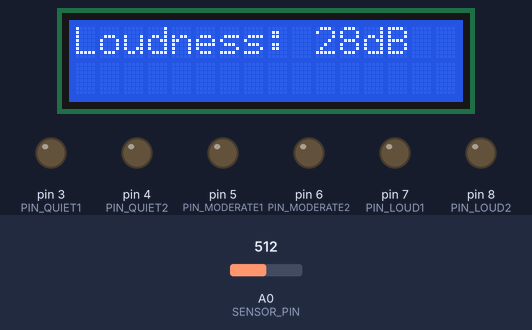
The sketch below on a simulated Arduino Uno, built with avr-gcc and run on an emulated ATmega328P. Parts: 16×2 character LCD, output pins drawn as LEDs (lit = HIGH). The test bench sets the inputs (shaded band); at power-on: A0 (SENSOR_PIN) = 512.

Above: at 0.77 s.

The sketch:

microphone.ino
```cpp
#include <Wire.h>
#include <LiquidCrystal_I2C.h>
LiquidCrystal_I2C lcd = LiquidCrystal_I2C(0x27, 16, 2);

const int sampleWindow = 50;
unsigned int sample;

#define SENSOR_PIN A0
#define PIN_QUIET1 3
#define PIN_QUIET2 4
#define PIN_MODERATE1 5
#define PIN_MODERATE2 6
#define PIN_LOUD1 7
#define PIN_LOUD2 8

void setup ()
{
  pinMode (SENSOR_PIN, INPUT);
  pinMode(PIN_QUIET1, OUTPUT);
  pinMode(PIN_QUIET2, OUTPUT);
  pinMode(PIN_MODERATE1, OUTPUT);
  pinMode(PIN_MODERATE2, OUTPUT);
  pinMode(PIN_LOUD1, OUTPUT);
  pinMode(PIN_LOUD2, OUTPUT);

  digitalWrite(PIN_QUIET1, LOW);
  digitalWrite(PIN_QUIET2, LOW);
  digitalWrite(PIN_MODERATE1, LOW);
  digitalWrite(PIN_MODERATE2, LOW);
  digitalWrite(PIN_LOUD1, LOW);
  digitalWrite(PIN_LOUD2, LOW);


  lcd.backlight();
  delay(20);
  lcd.init();
}


void loop ()
{
   unsigned long startMillis= millis();
   float peakToPeak = 0;

   unsigned int signalMax = 0;
   unsigned int signalMin = 1024;


   while (millis() - startMillis < sampleWindow)
   {
      sample = analogRead(SENSOR_PIN);
      if (sample < 1024)
      {
         if (sample > signalMax)
         {
            signalMax = sample;
         }
         else if (sample < signalMin)
         {
            signalMin = sample;
         }
      }
   }

   peakToPeak = signalMax - signalMin;
   int db = map(peakToPeak,0,500,28,85);
  lcd.setCursor(0, 0);
  lcd.print("Loudness: ");
  lcd.print(db);
  lcd.print("dB");
  if(db <= 30){
    digitalWrite(PIN_QUIET1, LOW);
    digitalWrite(PIN_QUIET2, LOW);
    digitalWrite(PIN_MODERATE1, LOW);
    digitalWrite(PIN_MODERATE2, LOW);
    digitalWrite(PIN_LOUD1, LOW);
    digitalWrite(PIN_LOUD2, LOW);
  }

  else if (db > 30 && db < 35)
  {
    digitalWrite(PIN_QUIET1, HIGH);
    digitalWrite(PIN_QUIET2, LOW);
    digitalWrite(PIN_MODERATE1, LOW);
    digitalWrite(PIN_MODERATE2, LOW);
    digitalWrite(PIN_LOUD1, LOW);
    digitalWrite(PIN_LOUD2, LOW);
  }

  else if (db >= 35 && db < 40)
  {
    digitalWrite(PIN_QUIET1, HIGH);
    digitalWrite(PIN_QUIET2, HIGH);
    digitalWrite(PIN_MODERATE1, LOW);
    digitalWrite(PIN_MODERATE2, LOW);
    digitalWrite(PIN_LOUD1, LOW);
    digitalWrite(PIN_LOUD2, LOW);
  }

  else if (db >= 40 && db < 45)
  {
    digitalWrite(PIN_QUIET1, HIGH);
    digitalWrite(PIN_QUIET2, HIGH);
    digitalWrite(PIN_MODERATE1, HIGH);
    digitalWrite(PIN_MODERATE2, LOW);
    digitalWrite(PIN_LOUD1, LOW);
    digitalWrite(PIN_LOUD2, LOW);
  }

  else if (db >= 45 && db < 50)
  {
    digitalWrite(PIN_QUIET1, HIGH);
    digitalWrite(PIN_QUIET2, HIGH);
    digitalWrite(PIN_MODERATE1, HIGH);
    digitalWrite(PIN_MODERATE2, HIGH);
    digitalWrite(PIN_LOUD1, LOW);
    digitalWrite(PIN_LOUD2, LOW);
  }
  else if (db >= 50 && db < 60)
  {
    digitalWrite(PIN_QUIET1, HIGH);
    digitalWrite(PIN_QUIET2, HIGH);
    digitalWrite(PIN_MODERATE1, HIGH);
    digitalWrite(PIN_MODERATE2, HIGH);
    digitalWrite(PIN_LOUD1, HIGH);
    digitalWrite(PIN_LOUD2, LOW);

  }

  else if (db >= 65)
  {
    digitalWrite(PIN_QUIET1, HIGH);
    digitalWrite(PIN_QUIET2, HIGH);
    digitalWrite(PIN_MODERATE1, HIGH);
    digitalWrite(PIN_MODERATE2, HIGH);
    digitalWrite(PIN_LOUD1, HIGH);
    digitalWrite(PIN_LOUD2, HIGH);

  }

   delay(200);
   lcd.clear();
}
```
